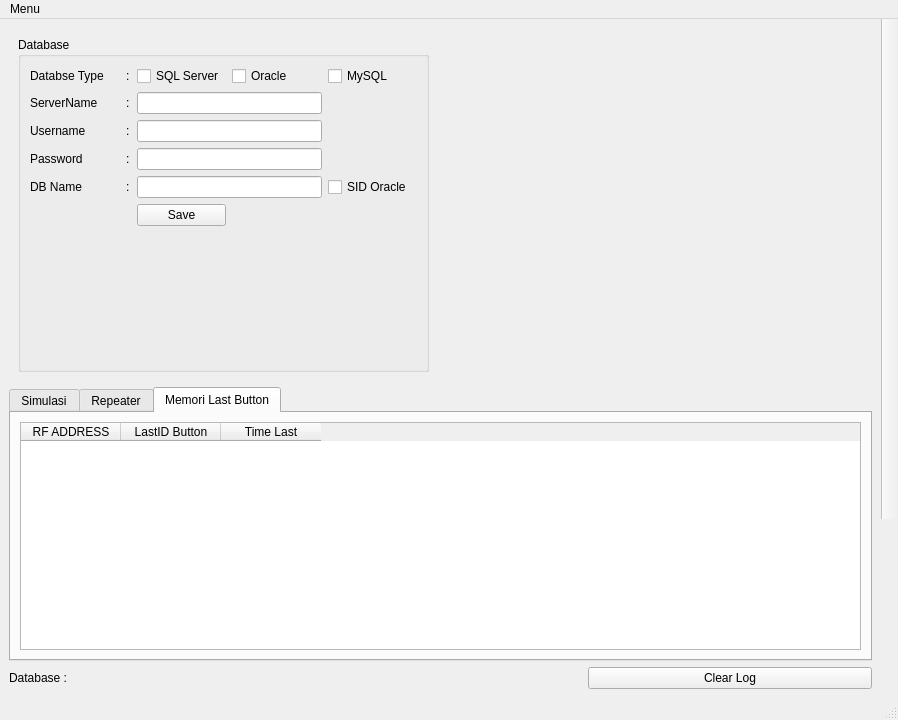
<?xml version="1.0" encoding="UTF-8"?>
<ui version="4.0">
 <class>MainWindow</class>
 <widget class="QMainWindow" name="MainWindow">
  <property name="geometry">
   <rect>
    <x>0</x>
    <y>0</y>
    <width>898</width>
    <height>720</height>
   </rect>
  </property>
  <property name="maximumSize">
   <size>
    <width>1500</width>
    <height>16777215</height>
   </size>
  </property>
  <property name="windowTitle">
   <string>MainWindow</string>
  </property>
  <property name="windowIcon">
   <iconset resource="rec.qrc">
    <normaloff>:/internexLOgo.png</normaloff>:/internexLOgo.png</iconset>
  </property>
  <property name="toolButtonStyle">
   <enum>Qt::ToolButtonIconOnly</enum>
  </property>
  <widget class="QWidget" name="centralwidget">
   <layout class="QGridLayout" name="gridLayout_8">
    <item row="0" column="0">
     <layout class="QHBoxLayout" name="horizontalLayout_2">
      <item>
       <layout class="QVBoxLayout" name="verticalLayout_8">
        <item>
         <layout class="QVBoxLayout" name="verticalLayout_5">
          <item>
           <layout class="QGridLayout" name="gridLayout"/>
          </item>
         </layout>
        </item>
        <item>
         <widget class="QStackedWidget" name="Main_Body">
          <property name="currentIndex">
           <number>2</number>
          </property>
          <widget class="QWidget" name="page_3">
           <layout class="QVBoxLayout" name="verticalLayout_9">
            <item>
             <widget class="QGroupBox" name="groupBox_3">
              <property name="title">
               <string>Communication</string>
              </property>
              <layout class="QVBoxLayout" name="verticalLayout_16">
               <item>
                <layout class="QGridLayout" name="gridLayout_3">
                 <item row="0" column="2">
                  <widget class="QComboBox" name="combo_COM"/>
                 </item>
                 <item row="0" column="3">
                  <widget class="QPushButton" name="btn_Refresh_COM">
                   <property name="text">
                    <string>Refresh</string>
                   </property>
                  </widget>
                 </item>
                 <item row="2" column="2">
                  <widget class="QPushButton" name="btn_Connect_Comunication">
                   <property name="text">
                    <string>Connect</string>
                   </property>
                  </widget>
                 </item>
                 <item row="1" column="0">
                  <widget class="QLabel" name="label_4">
                   <property name="text">
                    <string>Baudrate </string>
                   </property>
                  </widget>
                 </item>
                 <item row="1" column="2">
                  <widget class="QComboBox" name="combo_Baudrate">
                   <item>
                    <property name="text">
                     <string>9600</string>
                    </property>
                   </item>
                   <item>
                    <property name="text">
                     <string>115200</string>
                    </property>
                   </item>
                  </widget>
                 </item>
                 <item row="0" column="0">
                  <widget class="QLabel" name="label_3">
                   <property name="text">
                    <string>COM </string>
                   </property>
                  </widget>
                 </item>
                 <item row="0" column="1">
                  <widget class="QLabel" name="label_19">
                   <property name="minimumSize">
                    <size>
                     <width>5</width>
                     <height>0</height>
                    </size>
                   </property>
                   <property name="maximumSize">
                    <size>
                     <width>5</width>
                     <height>16777215</height>
                    </size>
                   </property>
                   <property name="text">
                    <string>:</string>
                   </property>
                  </widget>
                 </item>
                 <item row="1" column="1">
                  <widget class="QLabel" name="label_20">
                   <property name="text">
                    <string>:</string>
                   </property>
                  </widget>
                 </item>
                </layout>
               </item>
               <item>
                <spacer name="verticalSpacer">
                 <property name="orientation">
                  <enum>Qt::Vertical</enum>
                 </property>
                 <property name="sizeType">
                  <enum>QSizePolicy::Minimum</enum>
                 </property>
                 <property name="sizeHint" stdset="0">
                  <size>
                   <width>20</width>
                   <height>216</height>
                  </size>
                 </property>
                </spacer>
               </item>
              </layout>
             </widget>
            </item>
           </layout>
          </widget>
          <widget class="QWidget" name="page_4">
           <layout class="QVBoxLayout" name="verticalLayout_10">
            <item>
             <widget class="QGroupBox" name="groupBox_2">
              <property name="title">
               <string>FIlter Gateway Data</string>
              </property>
              <layout class="QVBoxLayout" name="verticalLayout_13">
               <item>
                <layout class="QGridLayout" name="gridLayout_2">
                 <item row="1" column="4">
                  <widget class="QCheckBox" name="checkBoxLine">
                   <property name="text">
                    <string>Add &quot; &quot;</string>
                   </property>
                  </widget>
                 </item>
                 <item row="0" column="2">
                  <widget class="QLineEdit" name="line_Plant"/>
                 </item>
                 <item row="2" column="0">
                  <widget class="QLabel" name="label_9">
                   <property name="text">
                    <string>PROCESS</string>
                   </property>
                  </widget>
                 </item>
                 <item row="2" column="2">
                  <widget class="QLineEdit" name="line_Process"/>
                 </item>
                 <item row="3" column="4">
                  <widget class="QCheckBox" name="checkBoxZone">
                   <property name="text">
                    <string>Add &quot; &quot;</string>
                   </property>
                  </widget>
                 </item>
                 <item row="4" column="4">
                  <widget class="QCheckBox" name="checkBoxSubZone">
                   <property name="text">
                    <string>Add &quot; &quot;</string>
                   </property>
                  </widget>
                 </item>
                 <item row="4" column="0">
                  <widget class="QLabel" name="label_13">
                   <property name="text">
                    <string>SUBZONE</string>
                   </property>
                  </widget>
                 </item>
                 <item row="3" column="3">
                  <widget class="QComboBox" name="comboBoxZone"/>
                 </item>
                 <item row="0" column="0">
                  <widget class="QLabel" name="label_7">
                   <property name="text">
                    <string>PLANT</string>
                   </property>
                  </widget>
                 </item>
                 <item row="2" column="4">
                  <widget class="QCheckBox" name="checkBoxProcess">
                   <property name="text">
                    <string>Add &quot; &quot;</string>
                   </property>
                  </widget>
                 </item>
                 <item row="4" column="3">
                  <widget class="QComboBox" name="comboBoxSubzone"/>
                 </item>
                 <item row="4" column="2">
                  <widget class="QLineEdit" name="line_SubZone"/>
                 </item>
                 <item row="1" column="0">
                  <widget class="QLabel" name="label_8">
                   <property name="text">
                    <string>LINE</string>
                   </property>
                  </widget>
                 </item>
                 <item row="0" column="3">
                  <widget class="QComboBox" name="comboBoxPlant"/>
                 </item>
                 <item row="3" column="2">
                  <widget class="QLineEdit" name="line_Zone"/>
                 </item>
                 <item row="1" column="3">
                  <widget class="QComboBox" name="comboBoxLine"/>
                 </item>
                 <item row="1" column="2">
                  <widget class="QLineEdit" name="line_Line"/>
                 </item>
                 <item row="0" column="4">
                  <widget class="QCheckBox" name="checkBoxPlant">
                   <property name="text">
                    <string>Add &quot; &quot;</string>
                   </property>
                  </widget>
                 </item>
                 <item row="5" column="0">
                  <widget class="QPushButton" name="btn_Submit_Gateway">
                   <property name="text">
                    <string>Submit</string>
                   </property>
                  </widget>
                 </item>
                 <item row="2" column="3">
                  <widget class="QComboBox" name="comboBoxProcess"/>
                 </item>
                 <item row="3" column="0">
                  <widget class="QLabel" name="label_12">
                   <property name="text">
                    <string>ZONE</string>
                   </property>
                  </widget>
                 </item>
                 <item row="0" column="1">
                  <widget class="QLabel" name="label_21">
                   <property name="text">
                    <string>:</string>
                   </property>
                  </widget>
                 </item>
                 <item row="1" column="1">
                  <widget class="QLabel" name="label_22">
                   <property name="text">
                    <string>:</string>
                   </property>
                  </widget>
                 </item>
                 <item row="2" column="1">
                  <widget class="QLabel" name="label_23">
                   <property name="text">
                    <string>:</string>
                   </property>
                  </widget>
                 </item>
                 <item row="3" column="1">
                  <widget class="QLabel" name="label_24">
                   <property name="text">
                    <string>:</string>
                   </property>
                  </widget>
                 </item>
                 <item row="4" column="1">
                  <widget class="QLabel" name="label_32">
                   <property name="text">
                    <string>:</string>
                   </property>
                  </widget>
                 </item>
                </layout>
               </item>
               <item>
                <spacer name="verticalSpacer_5">
                 <property name="orientation">
                  <enum>Qt::Vertical</enum>
                 </property>
                 <property name="sizeHint" stdset="0">
                  <size>
                   <width>20</width>
                   <height>132</height>
                  </size>
                 </property>
                </spacer>
               </item>
              </layout>
             </widget>
            </item>
           </layout>
          </widget>
          <widget class="QWidget" name="page">
           <layout class="QVBoxLayout" name="verticalLayout_15">
            <item>
             <widget class="QGroupBox" name="groupBox_6">
              <property name="title">
               <string>Database</string>
              </property>
              <layout class="QVBoxLayout" name="verticalLayout_20">
               <item>
                <layout class="QGridLayout" name="gridLayout_4">
                 <item row="0" column="3">
                  <widget class="QCheckBox" name="checkBoxOracle">
                   <property name="text">
                    <string>Oracle</string>
                   </property>
                  </widget>
                 </item>
                 <item row="0" column="4">
                  <widget class="QCheckBox" name="check_Mysql">
                   <property name="text">
                    <string>MySQL</string>
                   </property>
                  </widget>
                 </item>
                 <item row="3" column="0">
                  <widget class="QLabel" name="label_16">
                   <property name="text">
                    <string>Password</string>
                   </property>
                  </widget>
                 </item>
                 <item row="3" column="2" colspan="2">
                  <widget class="QLineEdit" name="line_Password">
                   <property name="echoMode">
                    <enum>QLineEdit::Password</enum>
                   </property>
                  </widget>
                 </item>
                 <item row="4" column="2" colspan="2">
                  <widget class="QLineEdit" name="line_DBName"/>
                 </item>
                 <item row="5" column="2">
                  <widget class="QPushButton" name="btn_Save_Database">
                   <property name="text">
                    <string>Save</string>
                   </property>
                  </widget>
                 </item>
                 <item row="0" column="0">
                  <widget class="QLabel" name="label_5">
                   <property name="text">
                    <string>Databse Type </string>
                   </property>
                  </widget>
                 </item>
                 <item row="2" column="0">
                  <widget class="QLabel" name="label_14">
                   <property name="text">
                    <string>Username</string>
                   </property>
                  </widget>
                 </item>
                 <item row="2" column="2" colspan="2">
                  <widget class="QLineEdit" name="line_Username"/>
                 </item>
                 <item row="4" column="0">
                  <widget class="QLabel" name="label_15">
                   <property name="text">
                    <string>DB Name</string>
                   </property>
                  </widget>
                 </item>
                 <item row="6" column="2">
                  <spacer name="verticalSpacer_4">
                   <property name="orientation">
                    <enum>Qt::Vertical</enum>
                   </property>
                   <property name="sizeHint" stdset="0">
                    <size>
                     <width>20</width>
                     <height>40</height>
                    </size>
                   </property>
                  </spacer>
                 </item>
                 <item row="0" column="2">
                  <widget class="QCheckBox" name="checkBoxSQLServer">
                   <property name="text">
                    <string>SQL Server</string>
                   </property>
                  </widget>
                 </item>
                 <item row="1" column="0">
                  <widget class="QLabel" name="label_6">
                   <property name="text">
                    <string>ServerName </string>
                   </property>
                  </widget>
                 </item>
                 <item row="1" column="2" colspan="2">
                  <widget class="QLineEdit" name="line_Servername"/>
                 </item>
                 <item row="4" column="4">
                  <widget class="QCheckBox" name="checkBoxSID">
                   <property name="text">
                    <string>SID Oracle</string>
                   </property>
                  </widget>
                 </item>
                 <item row="0" column="1">
                  <widget class="QLabel" name="label_33">
                   <property name="maximumSize">
                    <size>
                     <width>5</width>
                     <height>16777215</height>
                    </size>
                   </property>
                   <property name="text">
                    <string>:</string>
                   </property>
                  </widget>
                 </item>
                 <item row="1" column="1">
                  <widget class="QLabel" name="label_34">
                   <property name="maximumSize">
                    <size>
                     <width>5</width>
                     <height>16777215</height>
                    </size>
                   </property>
                   <property name="text">
                    <string>:</string>
                   </property>
                  </widget>
                 </item>
                 <item row="2" column="1">
                  <widget class="QLabel" name="label_35">
                   <property name="maximumSize">
                    <size>
                     <width>5</width>
                     <height>16777215</height>
                    </size>
                   </property>
                   <property name="text">
                    <string>:</string>
                   </property>
                  </widget>
                 </item>
                 <item row="3" column="1">
                  <widget class="QLabel" name="label_36">
                   <property name="maximumSize">
                    <size>
                     <width>5</width>
                     <height>16777215</height>
                    </size>
                   </property>
                   <property name="text">
                    <string>:</string>
                   </property>
                  </widget>
                 </item>
                 <item row="4" column="1">
                  <widget class="QLabel" name="label_37">
                   <property name="maximumSize">
                    <size>
                     <width>5</width>
                     <height>16777215</height>
                    </size>
                   </property>
                   <property name="text">
                    <string>:</string>
                   </property>
                  </widget>
                 </item>
                </layout>
               </item>
              </layout>
             </widget>
            </item>
           </layout>
          </widget>
          <widget class="QWidget" name="page_2">
           <layout class="QVBoxLayout" name="verticalLayout_12">
            <item>
             <widget class="QGroupBox" name="groupBox_5">
              <property name="title">
               <string>TCP</string>
              </property>
              <layout class="QVBoxLayout" name="verticalLayout_19">
               <item>
                <layout class="QGridLayout" name="gridLayout_5">
                 <item row="0" column="0">
                  <widget class="QLabel" name="label_18">
                   <property name="text">
                    <string>IP</string>
                   </property>
                  </widget>
                 </item>
                 <item row="1" column="2" colspan="2">
                  <widget class="QLineEdit" name="line_Port"/>
                 </item>
                 <item row="2" column="2">
                  <widget class="QPushButton" name="btn_TestTcp">
                   <property name="text">
                    <string>Test</string>
                   </property>
                  </widget>
                 </item>
                 <item row="1" column="0">
                  <widget class="QLabel" name="label_17">
                   <property name="text">
                    <string>Port</string>
                   </property>
                  </widget>
                 </item>
                 <item row="5" column="0">
                  <spacer name="verticalSpacer_3">
                   <property name="orientation">
                    <enum>Qt::Vertical</enum>
                   </property>
                   <property name="sizeHint" stdset="0">
                    <size>
                     <width>20</width>
                     <height>40</height>
                    </size>
                   </property>
                  </spacer>
                 </item>
                 <item row="0" column="2" colspan="2">
                  <widget class="QLineEdit" name="line_IP"/>
                 </item>
                 <item row="2" column="3">
                  <widget class="QPushButton" name="btn_SaveTcp">
                   <property name="text">
                    <string>Save</string>
                   </property>
                  </widget>
                 </item>
                 <item row="2" column="0">
                  <widget class="QLabel" name="label_11">
                   <property name="text">
                    <string/>
                   </property>
                  </widget>
                 </item>
                 <item row="0" column="1">
                  <widget class="QLabel" name="label_38">
                   <property name="maximumSize">
                    <size>
                     <width>5</width>
                     <height>16777215</height>
                    </size>
                   </property>
                   <property name="text">
                    <string>:</string>
                   </property>
                  </widget>
                 </item>
                 <item row="1" column="1">
                  <widget class="QLabel" name="label_39">
                   <property name="maximumSize">
                    <size>
                     <width>5</width>
                     <height>16777215</height>
                    </size>
                   </property>
                   <property name="text">
                    <string>:</string>
                   </property>
                  </widget>
                 </item>
                </layout>
               </item>
              </layout>
             </widget>
            </item>
           </layout>
          </widget>
          <widget class="QWidget" name="page_6">
           <layout class="QVBoxLayout" name="verticalLayout_7">
            <item>
             <widget class="QGroupBox" name="groupBox">
              <property name="title">
               <string>RF Address Simulation</string>
              </property>
              <widget class="QWidget" name="layoutWidget">
               <property name="geometry">
                <rect>
                 <x>10</x>
                 <y>30</y>
                 <width>292</width>
                 <height>50</height>
                </rect>
               </property>
               <layout class="QGridLayout" name="gridLayout_6">
                <item row="0" column="3">
                 <widget class="QPushButton" name="btn_SearchRF">
                  <property name="text">
                   <string>Search</string>
                  </property>
                 </widget>
                </item>
                <item row="0" column="0">
                 <widget class="QLabel" name="label_25">
                  <property name="text">
                   <string>RF Address </string>
                  </property>
                 </widget>
                </item>
                <item row="0" column="1">
                 <widget class="QLabel" name="label_40">
                  <property name="text">
                   <string>:</string>
                  </property>
                 </widget>
                </item>
                <item row="0" column="2">
                 <widget class="QLineEdit" name="line_RFAddress"/>
                </item>
               </layout>
              </widget>
              <widget class="QPushButton" name="btn_MaterialRF">
               <property name="geometry">
                <rect>
                 <x>140</x>
                 <y>230</y>
                 <width>51</width>
                 <height>51</height>
                </rect>
               </property>
               <property name="styleSheet">
                <string notr="true">border-radius: 25px;
background-color: rgb(0, 0, 127);</string>
               </property>
               <property name="text">
                <string>MATERIAL</string>
               </property>
              </widget>
              <widget class="QPushButton" name="btn_QualityRF">
               <property name="geometry">
                <rect>
                 <x>180</x>
                 <y>120</y>
                 <width>51</width>
                 <height>51</height>
                </rect>
               </property>
               <property name="styleSheet">
                <string notr="true">border-radius: 25px;
background-color: rgb(170, 0, 0);</string>
               </property>
               <property name="text">
                <string>QUALITY</string>
               </property>
              </widget>
              <widget class="QPushButton" name="btn_MachineRF">
               <property name="geometry">
                <rect>
                 <x>100</x>
                 <y>120</y>
                 <width>51</width>
                 <height>51</height>
                </rect>
               </property>
               <property name="styleSheet">
                <string notr="true">
border-radius: 25px;
background-color: rgb(0, 85, 0);</string>
               </property>
               <property name="text">
                <string>MACHINE</string>
               </property>
              </widget>
              <widget class="QPushButton" name="btn_StopRF">
               <property name="geometry">
                <rect>
                 <x>140</x>
                 <y>170</y>
                 <width>51</width>
                 <height>51</height>
                </rect>
               </property>
               <property name="styleSheet">
                <string notr="true">border-radius: 25px;
background-color: rgb(106, 106, 79);
</string>
               </property>
               <property name="text">
                <string>STOP</string>
               </property>
              </widget>
             </widget>
            </item>
           </layout>
          </widget>
          <widget class="QWidget" name="page_5">
           <layout class="QVBoxLayout" name="verticalLayout_6">
            <item>
             <widget class="QGroupBox" name="groupBox_7">
              <property name="title">
               <string>Add Button</string>
              </property>
              <layout class="QVBoxLayout" name="verticalLayout_21">
               <item>
                <layout class="QVBoxLayout" name="verticalLayout_17">
                 <item>
                  <layout class="QGridLayout" name="gridLayout_9">
                   <item row="0" column="0">
                    <widget class="QLabel" name="label">
                     <property name="text">
                      <string>RF Address</string>
                     </property>
                    </widget>
                   </item>
                   <item row="0" column="1">
                    <widget class="QLabel" name="label_43">
                     <property name="text">
                      <string>:</string>
                     </property>
                    </widget>
                   </item>
                   <item row="0" column="2">
                    <widget class="QLineEdit" name="line_add_RFaddress"/>
                   </item>
                   <item row="1" column="0">
                    <widget class="QLabel" name="label_42">
                     <property name="text">
                      <string>Password </string>
                     </property>
                    </widget>
                   </item>
                   <item row="1" column="1">
                    <widget class="QLabel" name="label_44">
                     <property name="text">
                      <string>:</string>
                     </property>
                    </widget>
                   </item>
                   <item row="1" column="2">
                    <widget class="QLineEdit" name="line_password_add_RFaddress">
                     <property name="text">
                      <string/>
                     </property>
                     <property name="echoMode">
                      <enum>QLineEdit::Password</enum>
                     </property>
                    </widget>
                   </item>
                  </layout>
                 </item>
                 <item>
                  <layout class="QHBoxLayout" name="horizontalLayout_5">
                   <item>
                    <widget class="QPushButton" name="btn_add_RFaddress">
                     <property name="text">
                      <string>Add</string>
                     </property>
                    </widget>
                   </item>
                   <item>
                    <widget class="QPushButton" name="btn_clear_RFaddress_add">
                     <property name="text">
                      <string>Clear</string>
                     </property>
                    </widget>
                   </item>
                   <item>
                    <widget class="QLabel" name="label_45">
                     <property name="text">
                      <string/>
                     </property>
                    </widget>
                   </item>
                  </layout>
                 </item>
                </layout>
               </item>
              </layout>
             </widget>
            </item>
           </layout>
          </widget>
          <widget class="QWidget" name="page_7">
           <layout class="QVBoxLayout" name="verticalLayout_18">
            <item>
             <widget class="QGroupBox" name="groupBox_4">
              <property name="title">
               <string>Change Destination Send</string>
              </property>
              <layout class="QVBoxLayout" name="verticalLayout_11">
               <item>
                <layout class="QVBoxLayout" name="verticalLayout_2">
                 <item>
                  <widget class="QLabel" name="label_31">
                   <property name="text">
                    <string>From     :</string>
                   </property>
                  </widget>
                 </item>
                 <item>
                  <layout class="QGridLayout" name="gridLayout_10">
                   <item row="0" column="1">
                    <widget class="QLineEdit" name="line_ADDH_Fom"/>
                   </item>
                   <item row="1" column="1">
                    <widget class="QLineEdit" name="line_ADDL_From"/>
                   </item>
                   <item row="1" column="0">
                    <widget class="QLabel" name="label_27">
                     <property name="text">
                      <string>ADDL</string>
                     </property>
                    </widget>
                   </item>
                   <item row="0" column="0">
                    <widget class="QLabel" name="label_26">
                     <property name="text">
                      <string>ADDH</string>
                     </property>
                    </widget>
                   </item>
                  </layout>
                 </item>
                 <item>
                  <widget class="QLabel" name="label_28">
                   <property name="text">
                    <string>Send To :</string>
                   </property>
                  </widget>
                 </item>
                 <item>
                  <layout class="QGridLayout" name="gridLayout_7">
                   <item row="0" column="0">
                    <widget class="QLabel" name="label_29">
                     <property name="text">
                      <string>ADDH</string>
                     </property>
                    </widget>
                   </item>
                   <item row="0" column="1">
                    <widget class="QLineEdit" name="line_ADDH_Send"/>
                   </item>
                   <item row="1" column="0">
                    <widget class="QLabel" name="label_30">
                     <property name="text">
                      <string>ADDL</string>
                     </property>
                    </widget>
                   </item>
                   <item row="1" column="1">
                    <widget class="QLineEdit" name="line_ADDL_Send"/>
                   </item>
                   <item row="2" column="1">
                    <layout class="QHBoxLayout" name="horizontalLayout_4">
                     <item>
                      <widget class="QPushButton" name="btn_SendCDS">
                       <property name="text">
                        <string>Send</string>
                       </property>
                      </widget>
                     </item>
                     <item>
                      <spacer name="horizontalSpacer">
                       <property name="orientation">
                        <enum>Qt::Horizontal</enum>
                       </property>
                       <property name="sizeHint" stdset="0">
                        <size>
                         <width>40</width>
                         <height>20</height>
                        </size>
                       </property>
                      </spacer>
                     </item>
                    </layout>
                   </item>
                  </layout>
                 </item>
                </layout>
               </item>
               <item>
                <widget class="QLabel" name="label_41">
                 <property name="text">
                  <string/>
                 </property>
                </widget>
               </item>
              </layout>
             </widget>
            </item>
            <item>
             <spacer name="verticalSpacer_2">
              <property name="orientation">
               <enum>Qt::Vertical</enum>
              </property>
              <property name="sizeHint" stdset="0">
               <size>
                <width>20</width>
                <height>94</height>
               </size>
              </property>
             </spacer>
            </item>
           </layout>
          </widget>
         </widget>
        </item>
       </layout>
      </item>
      <item>
       <widget class="QStackedWidget" name="Tempat_Console">
        <property name="currentIndex">
         <number>1</number>
        </property>
        <widget class="QWidget" name="page_8"/>
        <widget class="QWidget" name="page_9"/>
       </widget>
      </item>
     </layout>
    </item>
    <item row="1" column="0">
     <layout class="QVBoxLayout" name="verticalLayout_3">
      <item>
       <widget class="QTabWidget" name="tabWidget">
        <property name="tabPosition">
         <enum>QTabWidget::North</enum>
        </property>
        <property name="tabShape">
         <enum>QTabWidget::Rounded</enum>
        </property>
        <property name="currentIndex">
         <number>2</number>
        </property>
        <widget class="QWidget" name="tab_4">
         <attribute name="title">
          <string>Simulasi</string>
         </attribute>
         <layout class="QVBoxLayout" name="verticalLayout">
          <item>
           <widget class="QTableWidget" name="table_simulasi">
            <property name="contextMenuPolicy">
             <enum>Qt::CustomContextMenu</enum>
            </property>
            <column>
             <property name="text">
              <string>RF Address</string>
             </property>
            </column>
            <column>
             <property name="text">
              <string>Machine ID</string>
             </property>
            </column>
            <column>
             <property name="text">
              <string>Plant ID</string>
             </property>
            </column>
            <column>
             <property name="text">
              <string>Line ID</string>
             </property>
            </column>
            <column>
             <property name="text">
              <string>Process ID</string>
             </property>
            </column>
            <column>
             <property name="text">
              <string>Zone ID</string>
             </property>
            </column>
            <column>
             <property name="text">
              <string>Sub Zone ID</string>
             </property>
            </column>
            <column>
             <property name="text">
              <string>Device ID</string>
             </property>
            </column>
           </widget>
          </item>
         </layout>
        </widget>
        <widget class="QWidget" name="tab_5">
         <attribute name="title">
          <string>Repeater</string>
         </attribute>
         <layout class="QVBoxLayout" name="verticalLayout_14">
          <item>
           <layout class="QHBoxLayout" name="horizontalLayout_3">
            <item>
             <widget class="QPushButton" name="Who_button">
              <property name="text">
               <string>Check  All Repeater</string>
              </property>
             </widget>
            </item>
            <item>
             <spacer name="horizontalSpacer_3">
              <property name="orientation">
               <enum>Qt::Horizontal</enum>
              </property>
              <property name="sizeHint" stdset="0">
               <size>
                <width>40</width>
                <height>20</height>
               </size>
              </property>
             </spacer>
            </item>
            <item>
             <widget class="QLabel" name="label_2">
              <property name="text">
               <string>|Repeater :</string>
              </property>
             </widget>
            </item>
            <item>
             <widget class="QLineEdit" name="ADDL_DirectWho"/>
            </item>
            <item>
             <widget class="QPushButton" name="DirectWho_button">
              <property name="text">
               <string>Check</string>
              </property>
             </widget>
            </item>
           </layout>
          </item>
          <item>
           <widget class="QLineEdit" name="line_who_select"/>
          </item>
          <item>
           <widget class="QTableWidget" name="table_repeater">
            <property name="horizontalScrollBarPolicy">
             <enum>Qt::ScrollBarAsNeeded</enum>
            </property>
            <column>
             <property name="text">
              <string>repeater</string>
             </property>
            </column>
            <column>
             <property name="text">
              <string>panel</string>
             </property>
            </column>
            <column>
             <property name="text">
              <string>status</string>
             </property>
            </column>
            <column>
             <property name="text">
              <string>last_action</string>
             </property>
            </column>
            <column>
             <property name="text">
              <string>id_data</string>
             </property>
            </column>
            <column>
             <property name="text">
              <string>plant_id</string>
             </property>
            </column>
            <column>
             <property name="text">
              <string>line_id</string>
             </property>
            </column>
            <column>
             <property name="text">
              <string>process_id</string>
             </property>
            </column>
           </widget>
          </item>
         </layout>
        </widget>
        <widget class="QWidget" name="tab">
         <attribute name="title">
          <string>Memori Last Button</string>
         </attribute>
         <layout class="QVBoxLayout" name="verticalLayout_4">
          <item>
           <widget class="QTableWidget" name="table_lastButton">
            <column>
             <property name="text">
              <string>RF ADDRESS</string>
             </property>
            </column>
            <column>
             <property name="text">
              <string>LastID Button</string>
             </property>
            </column>
            <column>
             <property name="text">
              <string>Time Last</string>
             </property>
            </column>
           </widget>
          </item>
         </layout>
        </widget>
       </widget>
      </item>
      <item>
       <layout class="QHBoxLayout" name="horizontalLayout">
        <item>
         <widget class="QLabel" name="label_10">
          <property name="text">
           <string>Database : </string>
          </property>
         </widget>
        </item>
        <item>
         <widget class="QLabel" name="notif_Database">
          <property name="text">
           <string/>
          </property>
         </widget>
        </item>
        <item>
         <widget class="QPushButton" name="btn_Clear_Log">
          <property name="text">
           <string>Clear Log</string>
          </property>
         </widget>
        </item>
       </layout>
      </item>
     </layout>
    </item>
   </layout>
  </widget>
  <widget class="QMenuBar" name="menubar">
   <property name="geometry">
    <rect>
     <x>0</x>
     <y>0</y>
     <width>898</width>
     <height>21</height>
    </rect>
   </property>
   <widget class="QMenu" name="menuMenu">
    <property name="title">
     <string>Menu</string>
    </property>
    <addaction name="separator"/>
    <addaction name="actionCommunication"/>
    <addaction name="actionFilter_Gateway_Data"/>
    <addaction name="actionDatabase"/>
    <addaction name="actionTCP"/>
    <addaction name="actionChange_Destination_Send"/>
    <addaction name="actionRF_Address_Simulasi"/>
    <addaction name="actionAdd_Button"/>
   </widget>
   <addaction name="menuMenu"/>
  </widget>
  <widget class="QStatusBar" name="statusbar"/>
  <widget class="QToolBar" name="toolBar">
   <property name="sizePolicy">
    <sizepolicy hsizetype="Fixed" vsizetype="Preferred">
     <horstretch>0</horstretch>
     <verstretch>0</verstretch>
    </sizepolicy>
   </property>
   <property name="minimumSize">
    <size>
     <width>0</width>
     <height>0</height>
    </size>
   </property>
   <property name="maximumSize">
    <size>
     <width>1500</width>
     <height>500</height>
    </size>
   </property>
   <property name="windowTitle">
    <string>toolBar</string>
   </property>
   <property name="layoutDirection">
    <enum>Qt::RightToLeft</enum>
   </property>
   <property name="movable">
    <bool>false</bool>
   </property>
   <property name="allowedAreas">
    <set>Qt::AllToolBarAreas</set>
   </property>
   <property name="orientation">
    <enum>Qt::Vertical</enum>
   </property>
   <property name="toolButtonStyle">
    <enum>Qt::ToolButtonIconOnly</enum>
   </property>
   <attribute name="toolBarArea">
    <enum>RightToolBarArea</enum>
   </attribute>
   <attribute name="toolBarBreak">
    <bool>false</bool>
   </attribute>
  </widget>
  <action name="actionCommunication">
   <property name="text">
    <string>Communication</string>
   </property>
  </action>
  <action name="actionFilter_Gateway_Data">
   <property name="text">
    <string>Filter Gateway Data</string>
   </property>
  </action>
  <action name="actionDatabase">
   <property name="text">
    <string>Database</string>
   </property>
  </action>
  <action name="actionTCP">
   <property name="text">
    <string>TCP</string>
   </property>
  </action>
  <action name="actionChange_Destination_Send">
   <property name="text">
    <string>Change Destination Send</string>
   </property>
  </action>
  <action name="actionRF_Address_Simulasi">
   <property name="text">
    <string>RF Address Simulasi</string>
   </property>
  </action>
  <action name="actionAdd_Button">
   <property name="text">
    <string>Add Button</string>
   </property>
  </action>
 </widget>
 <resources>
  <include location="rec.qrc"/>
 </resources>
 <connections/>
</ui>
